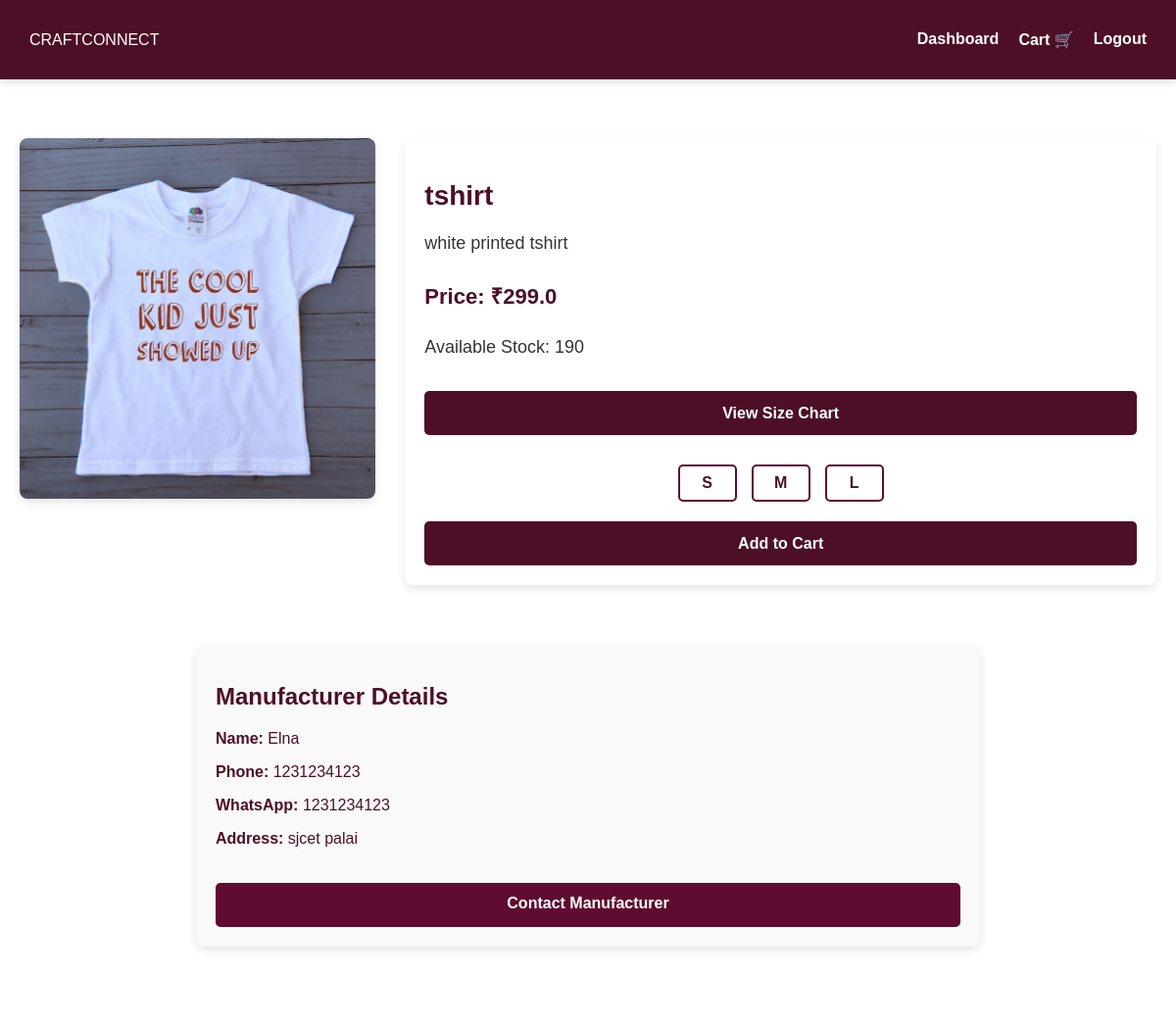
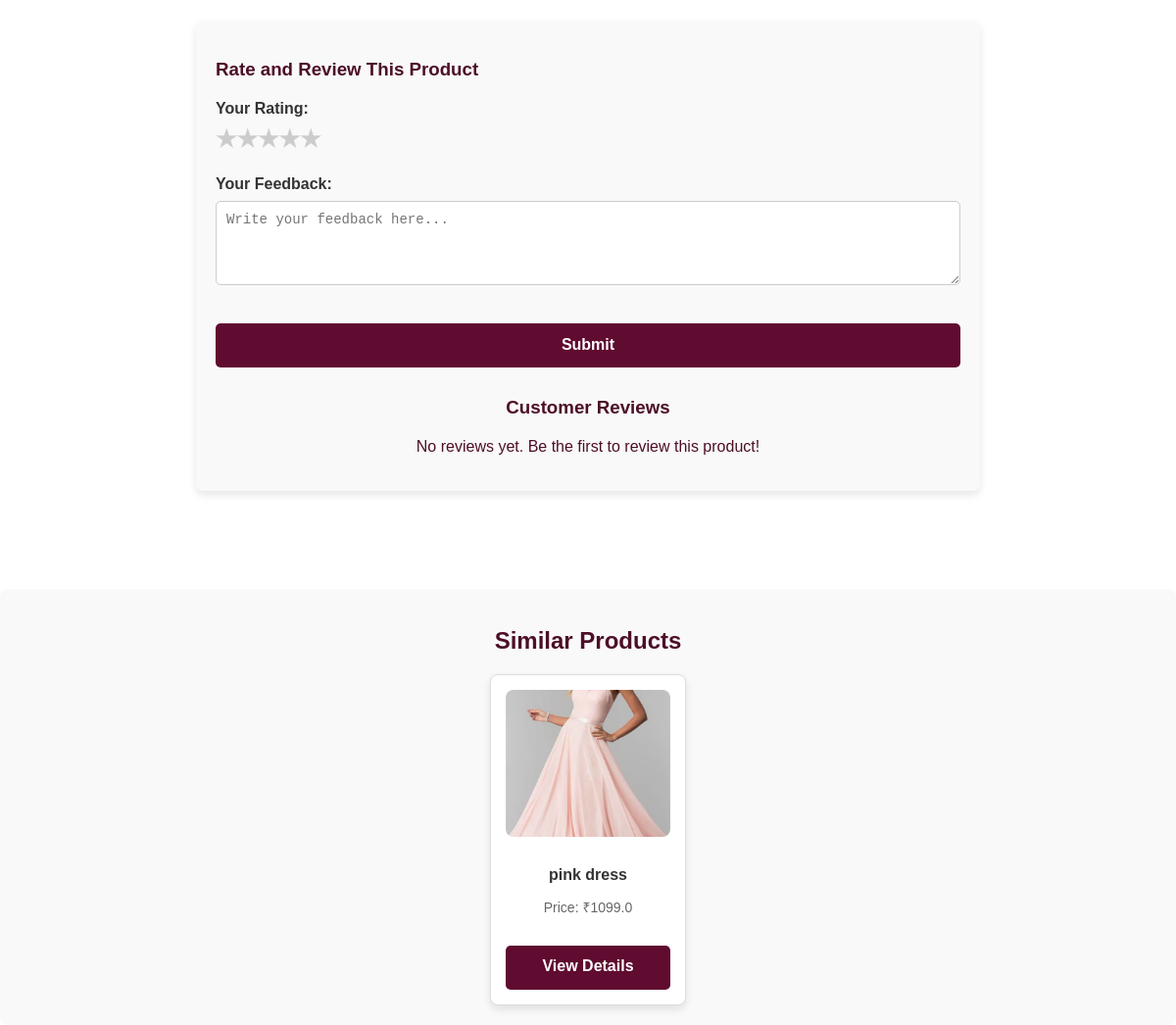
Screenshot of /product_details/1 (signed in) with the database file from the repository (2 pictures, top to bottom).
### tables this page shows
CREATE TABLE products (
            id INTEGER PRIMARY KEY AUTOINCREMENT,
            name TEXT NOT NULL,
            description TEXT NOT NULL,
            price REAL NOT NULL,
            image TEXT NOT NULL,
            manufacturer_id INTEGER, approved INTEGER DEFAULT 0, category TEXT, stock_limit INTEGER DEFAULT NULL, size_chart TEXT,
            FOREIGN KEY (manufacturer_id) REFERENCES users (id)
        );

CREATE TABLE users (
            id INTEGER PRIMARY KEY AUTOINCREMENT,
            name TEXT NOT NULL,
            email TEXT UNIQUE NOT NULL,
            password TEXT NOT NULL,
            user_type TEXT NOT NULL,
            profile_pic TEXT DEFAULT 'default_profile.jpg'
        , phone TEXT, whatsapp TEXT, address TEXT, description TEXT, username TEXT, suspended default 0, is_logged_in integer default 0);

### app.py (the view)
@app.route('/product_details/<int:product_id>')
def product_details(product_id):
    conn = sqlite3.connect("craftconnect.db")
    conn.row_factory = sqlite3.Row
    cursor = conn.cursor()
    cursor.execute("""
        SELECT p.id, p.name, p.description, p.price, p.image, p.category, p.stock_limit, p.size_chart,
               m.id AS manufacturer_id, m.name AS manufacturer_name, m.phone, m.whatsapp, m.address,
               m.description AS manufacturer_description
        FROM products p
        JOIN users m ON p.manufacturer_id = m.id
        WHERE p.id = ?
    """, (product_id,))
    product = cursor.fetchone()
    if not product:
        conn.close()
        flash("Product not found.", "danger")
        return redirect(url_for("browse_products"))
    category = product["category"]  # Ensure 'category' is retrieved from the product details
    size = request.args.get("size")  # Retrieve 'size' from the request arguments if applicable
    if category == "clothing" and not size:
        flash("Select one size to proceed", "error")
        return redirect(url_for("view_product", product_id=product_id))
    cursor.execute("""
        SELECT id, name, price, image
        FROM products
        WHERE category = ? AND id != ?
        LIMIT 4
    """, (product["category"], product_id))
    similar_products = cursor.fetchall()
    cursor.execute("""
        SELECT r.rating, r.feedback, r.timestamp, u.name AS user_name
        FROM product_reviews r
        JOIN users u ON r.user_id = u.id
        WHERE r.product_id = ?
        ORDER BY r.timestamp DESC
    """, (product_id,))
    reviews = cursor.fetchall()
    conn.close()
    return render_template("product_details.html", product=product, similar_products=similar_products, reviews=reviews)

### templates/product_details.html (shortened to what this page needs)
<!DOCTYPE html>
<html lang="en">
<head>
    <link rel="stylesheet" href="{{ url_for('static', filename='css/styles.css') }}">
</head>
<body>
    <nav class="navbar">
        <div class="logo">CRAFTCONNECT</div>
        <ul class="nav-links">
            <li><a href="{{ url_for('customer_dashboard') }}">Dashboard</a></li>
            <li><a href="{{ url_for('cart') }}">Cart 🛒</a></li>
            <li><a href="{{ url_for('logout') }}">Logout</a></li>
        </ul>
    </nav>
    <section class="product-details-container">
        <div class="product-image">
            <img src="{{ url_for('static', filename='uploads/' + product[4]) }}" alt="{{ product[1] }}">
        </div>
        <div class="product-details">
            <h1>{{ product[1] }}</h1>
            <p>{{ product[2] }}</p>
            <p class="price">Price: ₹{{ product[3] }}</p>
            <p class="stock">
    {% if product[6] is not none and product[6] > 0 %}
        Available Stock: {{ product[6] }}
    {% elif product[6] == 0 %}
        Out of Stock
    {% else %}
        Stock: Unlimited
    {% endif %}
</p>
<div class="size-chart-container">
    {% if product[5] == 'Clothing' %}
    {% if product[7] %}
        <button class="button" onclick="openModal()">View Size Chart</button>
    {% else %}
        <p>No size chart available for this product.</p>
    {% endif %}
{% endif %}
<form action="{{ url_for('add_to_cart', product_id=product[0]) }}" method="POST" class="size-buttons" >
    {% if product[5] == 'Clothing' %}
    <div class="size-selection">
        <label for="sizeS" class="size-option">S</label>
        <label for="sizeM" class="size-option">M</label>
        <label for="sizeL" class="size-option">L</label>
    </div>
    {% else %}
        <input type="hidden" name="size" value="N/A">
    {% endif %}
    <button type="submit" class="button">Add to Cart</button>
</form>
</div>
    </section>
    <section class="manufacturer-container">
        <h2>Manufacturer Details</h2>
        <p><strong>Name:</strong> {{ product[9] }}</p>
        <p><strong>Phone:</strong> {{ product[10] }}</p>
        <p><strong>WhatsApp:</strong> {{ product[11] }}</p>
        <p><strong>Address:</strong> {{ product[12] }}</p>
        <a href="{{ url_for('contact_manufacturer', product_id=product[0], manufacturer_id=product[8], customer_id=session['user_id']) }}" class="button">
          Contact Manufacturer
        </a>
    </section>
    <section class="feedback-container">
        <h3>Rate and Review This Product</h3>
        <form method="POST" action="{{ url_for('submit_rating', product_id=product['id']) }}">
            <label for="rating">Your Rating:</label>
            <div class="star-rating">
                <label for="star5" title="5 stars">&#9733;</label>
                <label for="star4" title="4 stars">&#9733;</label>
                <label for="star3" title="3 stars">&#9733;</label>
                <label for="star2" title="2 stars">&#9733;</label>
                <label for="star1" title="1 star">&#9733;</label>
            </div>
            <label for="feedback">Your Feedback:</label>
            <textarea id="feedback" name="feedback" rows="4" placeholder="Write your feedback here..." required></textarea>
            <button type="submit" class="button">Submit</button>
        </form>
        <div class="existing-reviews">
            <h3>Customer Reviews</h3>
            {% if reviews %}
                {% for review in reviews %}
                <div class="review">
                    <p><strong>{{ review['user_name'] }}</strong> rated it
                        <span class="stars">
                            {% for i in range(review['rating']) %}
                                &#9733;
                            {% endfor %}
                            {% for i in range(5 - review['rating']) %}
                                &#9734;
                            {% endfor %}
                        </span>
                    </p>
                    <p>{{ review['feedback'] }}</p>
                    <p class="review-date">{{ review['timestamp'] }}</p>
                </div>
                <hr>
                {% endfor %}
            {% else %}
                <p>No reviews yet. Be the first to review this product!</p>
            {% endif %}
        </div>
    </section>
    <section class="similar-products">
        <h2>Similar Products</h2>
        <div class="product-grid">
            {% for similar_product in similar_products %}
            <div class="product-card">
                <img src="{{ url_for('static', filename='uploads/' + similar_product[3]) }}" alt="{{ similar_product[1] }}">
                <h3>{{ similar_product[1] }}</h3>
                <p>Price: ₹{{ similar_product[2] }}</p>
                <a href="{{ url_for('product_details', product_id=similar_product[0]) }}" class="button">View Details</a>
            </div>
            {% endfor %}
        </div>
    </section>
</body>
</html>

### static/css/styles.css (style rules this page uses)
body { margin: 0; padding: 0; overflow-x: hidden; font-family: Arial, sans-serif; background: white; color: #4D0F28; min-height: 100vh; box-sizing: border-box; width:100%; max-width: 100%; }
.navbar { display: flex; justify-content: space-between; align-items: center; padding: 15px 30px; background: #4D0F28; color: white; box-shadow: 0px 4px 8px rgba(0, 0, 0, 0.1); max-width: 100%; flex-wrap: wrap; }
.nav-links { list-style: none; display: flex; gap: 20px; }
.nav-links a { text-decoration: none; color: white; font-size: 16px; font-weight: bold; transition: color 0.3s ease; }
.button { display: inline-block; margin-top: 20px; padding: 12px 20px; font-size: 18px; background: #4D0F28; color: white; text-decoration: none; border-radius: 5px; transition: 0.3s ease; }
* { outline: none; box-sizing: border-box; max-width: 100vw; }
.product-card { background: #fff; color: #4D0F28; padding: 20px; box-shadow: 0px 4px 8px rgba(0, 0, 0, 0.15); text-align: center; border-radius: 8px; transition: transform 0.3s ease, box-shadow 0.3s ease; width: 250px; }
.product-card img { width: 100%; height: 200px; object-fit: cover; border-radius: 5px; margin-bottom: 15px; }
.product-card h3 { font-size: 18px; color: #4D0F28; margin-bottom: 10px; }
.product-card p { font-size: 16px; color: #666; margin-bottom: 10px; }
input, button { width: 100%; padding: 10px; margin-top: 5px; }
.product-details-container { display: flex; flex-wrap: wrap; justify-content: space-between; align-items: flex-start; margin: 40px auto; gap: 30px; max-width: 1200px; padding: 20px; }
.product-image { flex: 1; max-width: 400px; }
.product-image img { width: 100%; border-radius: 8px; box-shadow: 0px 4px 8px rgba(0, 0, 0, 0.1); transition: transform 0.3s ease; cursor: zoom-in; }
.product-details { flex: 2; text-align: left; background: #fff; padding: 20px; border-radius: 8px; box-shadow: 0px 4px 8px rgba(0, 0, 0, 0.1); }
.product-details h1 { font-size: 28px; color: #4D0F28; margin-bottom: 15px; }
.product-details p { font-size: 18px; color: #333; margin-bottom: 10px; line-height: 1.6; }
.product-details .price { font-size: 22px; font-weight: bold; color: #4D0F28; margin-bottom: 20px; }
.product-details .button { padding: 12px 25px; background: #4D0F28; color: white; border: none; border-radius: 5px; cursor: pointer; transition: background 0.3s ease; font-size: 16px; }
.similar-products { margin-top: 40px; padding: 20px; background-color: #f9f9f9; border-radius: 8px; }
.similar-products h2 { text-align: center; color: #4D0F28; margin-bottom: 20px; }
.product-grid { display: flex; flex-wrap: wrap; gap: 20px; justify-content: center; }
.product-card { background-color: #fff; border: 1px solid #ddd; border-radius: 8px; width: 200px; padding: 15px; text-align: center; box-shadow: 0 4px 8px rgba(0, 0, 0, 0.1); }
.product-card img { width: 100%; height: 150px; object-fit: cover; border-radius: 8px; margin-bottom: 10px; }
.product-card h3 { font-size: 16px; color: #333; margin-bottom: 5px; }
.product-card p { font-size: 14px; color: #666; margin-bottom: 10px; }
.price { font-size: 18px; font-weight: bold; color: #4D0F28; }
.feedback-container h3 { margin-bottom: 20px; color: #4D0F28; }
.feedback-container form { margin-bottom: 30px; }
.feedback-container label { display: block; margin-bottom: 8px; font-weight: bold; color: #333; }
.feedback-container select, .feedback-container textarea { width: 100%; padding: 10px; margin-bottom: 15px; border: 1px solid #ccc; border-radius: 5px; font-size: 14px; }
.existing-reviews { margin-top: 20px; text-align: center; }
.star-rating { display: flex; flex-direction: row-reverse; justify-content: flex-end; margin-bottom: 15px; }
.star-rating label { font-size: 30px; color: #ccc; cursor: pointer; transition: color 0.3s ease; }
.product-image img { max-width: 400px; border-radius: 8px; box-shadow: 0 4px 8px rgba(0, 0, 0, 0.1); }
.star-rating label { font-size: 24px; color: #ccc; cursor: pointer; transition: color 0.3s ease; }
.existing-reviews { margin-top: 20px; }

### rows the page displays
products: image+name (picture), name "tshirt", description "white printed tshirt", price "299.0", stock_limit "190"
users: name "Elna", phone "1231234123", whatsapp "1231234123", address "sjcet palai"
products: image (picture), name "pink dress", price "1099.0"
